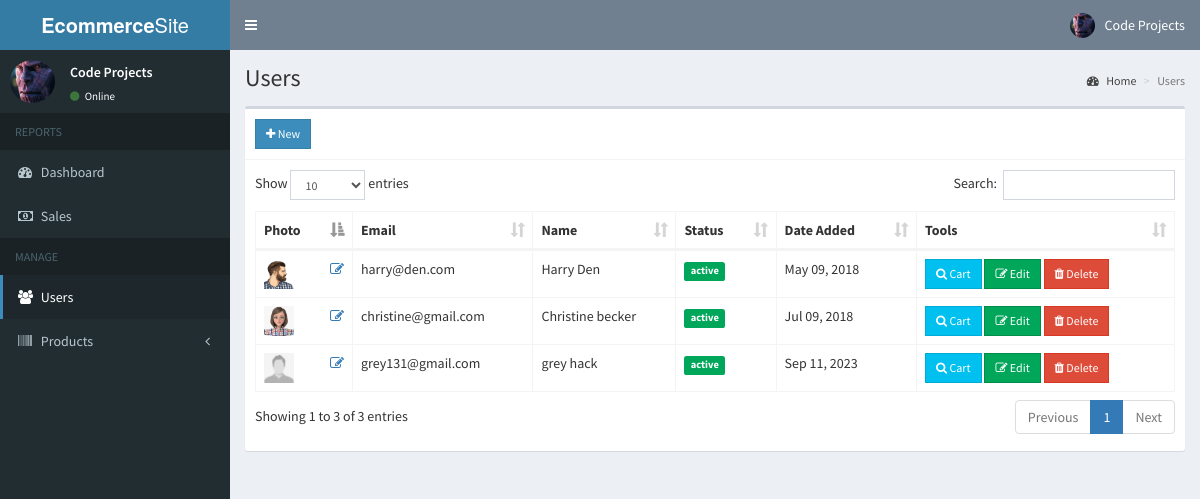
The page /ecommerce/admin/users.php (signed in) on the database its author committed.
### tables this page shows
CREATE TABLE `users` (
  `id` int(11) NOT NULL,
  `email` varchar(200) NOT NULL DEFAULT '',
  `password` varchar(60) NOT NULL DEFAULT '',
  `type` int(1) NOT NULL DEFAULT 0,
  `firstname` varchar(50) NOT NULL DEFAULT '',
  `lastname` varchar(50) NOT NULL DEFAULT '',
  `address` text NOT NULL DEFAULT '',
  `contact_info` varchar(100) NOT NULL DEFAULT '',
  `photo` varchar(200) NOT NULL DEFAULT '',
  `status` int(1) NOT NULL DEFAULT 0,
  `activate_code` varchar(15) NOT NULL DEFAULT '',
  `reset_code` varchar(15) NOT NULL DEFAULT '',
  `created_on` date NOT NULL DEFAULT '0000-00-00'
);

### ecommerce/admin/includes/session.php (called while the page is built, shortened)
<?php
	include '../includes/conn.php';
	$conn = $pdo->open();
	$stmt = $conn->prepare("SELECT * FROM users WHERE id=:id");
	$stmt->execute(['id'=>$_SESSION['admin']]);
	$admin = $stmt->fetch();
?>

### ecommerce/admin/users.php (the view, shortened to what this page needs)
<?php include 'includes/session.php'; ?>
<?php include 'includes/header.php'; ?>
<body class="hold-transition skin-blue sidebar-mini">
<div class="wrapper">
  <?php include 'includes/navbar.php'; ?>
  <?php include 'includes/menubar.php'; ?>
  <div class="content-wrapper">
    <section class="content-header">
      <h1>
        Users
      </h1>
      <ol class="breadcrumb">
        <li><a href="#"><i class="fa fa-dashboard"></i> Home</a></li>
        <li class="active">Users</li>
      </ol>
    </section>
    <section class="content">
      <div class="row">
        <div class="col-xs-12">
          <div class="box">
            <div class="box-header with-border">
              <a href="#addnew" data-toggle="modal" class="btn btn-primary btn-sm btn-flat"><i class="fa fa-plus"></i> New</a>
            </div>
            <div class="box-body">
              <table id="example1" class="table table-bordered">
                <thead>
                  <th>Photo</th>
                  <th>Email</th>
                  <th>Name</th>
                  <th>Status</th>
                  <th>Date Added</th>
                  <th>Tools</th>
                </thead>
                <tbody>
                  <?php
                    $conn = $pdo->open();
                    try{
                      $stmt = $conn->prepare("SELECT * FROM users WHERE type=:type");
                      $stmt->execute(['type'=>0]);
                      foreach($stmt as $row){
                        $image = (!empty($row['photo'])) ? '../images/'.$row['photo'] : '../images/profile.jpg';
                        $status = ($row['status']) ? '<span class="label label-success">active</span>' : '<span class="label label-danger">not verified</span>';
                        $active = (!$row['status']) ? '<span class="pull-right"><a href="#activate" class="status" data-toggle="modal" data-id="'.$row['id'].'"><i class="fa fa-check-square-o"></i></a></span>' : '';
                        echo "
                          <tr>
                            <td>
                              <img src='".$image."' height='30px' width='30px'>
                              <span class='pull-right'><a href='#edit_photo' class='photo' data-toggle='modal' data-id='".$row['id']."'><i class='fa fa-edit'></i></a></span>
                            </td>
                            <td>".$row['email']."</td>
                            <td>".$row['firstname'].' '.$row['lastname']."</td>
                            <td>
                              ".$status."
                              ".$active."
                            </td>
                            <td>".date('M d, Y', strtotime($row['created_on']))."</td>
                            <td>
                              <a href='cart.php?user=".$row['id']."' class='btn btn-info btn-sm btn-flat'><i class='fa fa-search'></i> Cart</a>
                              <button class='btn btn-success btn-sm edit btn-flat' data-id='".$row['id']."'><i class='fa fa-edit'></i> Edit</button>
                              <button class='btn btn-danger btn-sm delete btn-flat' data-id='".$row['id']."'><i class='fa fa-trash'></i> Delete</button>
                            </td>
                          </tr>
                        ";
                      }
                    }
                    catch(PDOException $e){
                      echo $e->getMessage();
                    }
                  ?>
                </tbody>
              </table>
            </div>
          </div>
        </div>
      </div>
    </section>
  </div>
</div>
</body>
</html>

### ecommerce/admin/includes/navbar.php (shortened to what this page needs)
<header class="main-header">
  <a class="logo">
<span class="logo-lg"><b>Ecommerce</b>Site</span>
</a>
  <nav class="navbar navbar-static-top">
    <a href="#" class="sidebar-toggle" data-toggle="push-menu" role="button">
    </a>
    <div class="navbar-custom-menu">
      <ul class="nav navbar-nav">
        <li class="dropdown user user-menu">
          <a href="#" class="dropdown-toggle" data-toggle="dropdown">
            <img src="<?php echo (!empty($admin['photo'])) ? '../images/'.$admin['photo'] : '../images/profile.jpg'; ?>" class="user-image" alt="User Image">
            <span class="hidden-xs"><?php echo $admin['firstname'].' '.$admin['lastname']; ?></span>
          </a>
        </li>
      </ul>
    </div>
  </nav>
</header>

### ecommerce/admin/includes/menubar.php (shortened to what this page needs)
<aside class="main-sidebar">
  <section class="sidebar">
    <div class="user-panel">
      <div class="pull-left image">
        <img src="<?php echo (!empty($admin['photo'])) ? '../images/'.$admin['photo'] : '../images/profile.jpg'; ?>" class="img-circle" alt="User Image">
      </div>
      <div class="pull-left info">
        <p><?php echo $admin['firstname'].' '.$admin['lastname']; ?></p>
        <a><i class="fa fa-circle text-success"></i> Online</a>
      </div>
    </div>
    <ul class="sidebar-menu" data-widget="tree">
      <li class="header">REPORTS</li>
      <li><a href="home.php"><i class="fa fa-dashboard"></i> <span>Dashboard</span></a></li>
      <li><a href="sales.php"><i class="fa fa-money"></i> <span>Sales</span></a></li>
      <li class="header">MANAGE</li>
      <li><a href="users.php"><i class="fa fa-users"></i> <span>Users</span></a></li>
      <li class="treeview">
        <a href="#">
          <i class="fa fa-barcode"></i>
          <span>Products</span>
          <span class="pull-right-container">
            <i class="fa fa-angle-left pull-right"></i>
          </span>
        </a>
      </li>
    </ul>
  </section>
</aside>

### rows shown on the page
users: photo (picture), firstname "Code", lastname "Projects"
users: photo (picture), email "harry@den.com", firstname "Harry", lastname "Den", status "active", created_on "May 09, 2018"
users: photo (picture), email "christine@gmail.com", firstname "Christine", lastname "becker", status "active", created_on "Jul 09, 2018"
users: shows a picture, email "grey131@gmail.com", firstname "grey", lastname "hack", status "active", created_on "Sep 11, 2023"
